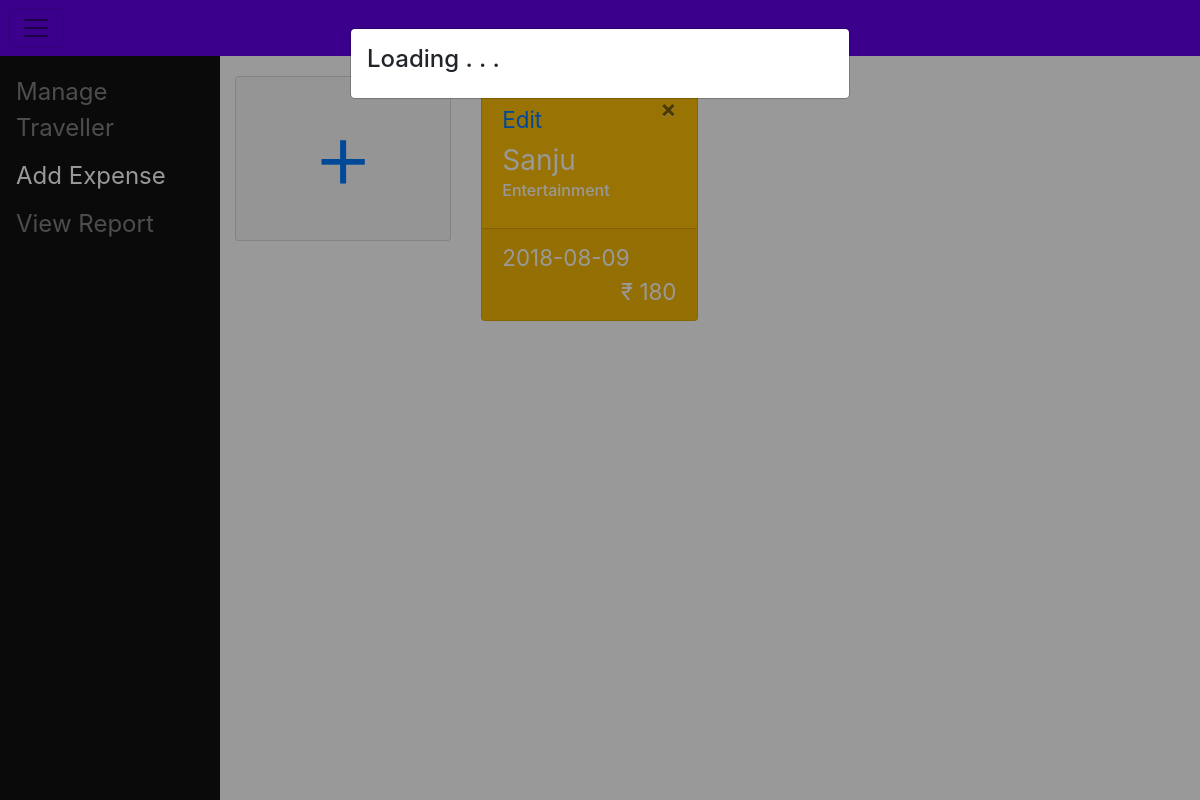
/manage_trip.php?t_id=68 (signed in), run on the app's committed database.
### tables this page shows
CREATE TABLE `trip_expenese` (
  `ex_id` int(11) NOT NULL,
  `t_id` int(11) NOT NULL,
  `u_id` int(11) NOT NULL,
  `ex_name` varchar(45) DEFAULT NULL,
  `ex_date` date DEFAULT NULL,
  `ex_amount` decimal(10,0) DEFAULT NULL,
  `c_id` int(24) NOT NULL
);

CREATE TABLE `trip_expense_category` (
  `ex_id` int(11) NOT NULL,
  `ex_name` varchar(24) NOT NULL
);

### is_creator.php (called while the page is built)
<?php
$creator_id = $_SESSION['current_user_id'];
$trip_id = $_GET['t_id'];
include ("connection.php");
$check_creator_sql = "select distinct trip_user.u_id,trip_list.t_creator_id from trip_user INNER JOIN trip_list where trip_user.u_id = $creator_id and trip_list.t_id = $trip_id";
$result = mysqli_query($connection, $check_creator_sql);
$result = mysqli_fetch_assoc($result);
if($result['u_id'] == $result['t_creator_id']){
    $is_creator = true;
}
else{
    $is_creator = false;
}

### manage_trip.php (the view, shortened to what this page needs)
<!DOCTYPE html>
<html lang="en">
<head>
</head>
<body>
<nav class="navbar navbar-toggleable-md navbar-light bg-faded p-2" style="background-color: #6200ea; z-index: 999">
    <button class="navbar-toggler navbar-toggler-right" type="button" data-toggle="collapse"
            data-target="#navbarSupportedContent" ariacontrols="navbarSupportedContent" aria-expanded="false"
            aria-label="Toggle navigation">
        <span class="navbar-toggler-icon"></span>
    </button>
            <?php
            include("is_creator.php");
                ?>
</nav>
<div class="sidenav"><br/><br/>
    <?php
    include("is_creator.php");
    if($is_creator === true){
        ?>
        <a href="manage_travellers.php?t_id=<?= $_GET['t_id'] ?>" id="manageTravellerLink">Manage Traveller</a>
    <?php
    }
    ?>
    <a href="#" class="active">Add Expense</a>
    <a href="report_trip.php?t_id=<?= $_GET['t_id'] ?>">View Report</a>
</div>
<div class="main">
    <div class="row">
        <div class="col-xl-3 col-sm-6" onclick='clearForm();triggerAddExpense()'>
            <a href="#" data-toggle="modal" data-target="#myModal">
                <div class="card text-white bg-light o-hidden">
                    <div class="card-body">
                        <div><h1 class="display-1 text-center text-primary">+</h1></div>
                    </div>
                </div>
            </a>
        </div>
        <?php
        include('connection.php');
        $trip_id = $_GET['t_id'];
        $current_user_id = $_SESSION['current_user_id'];
        $select_expense_sql = "select * from trip_expenese where u_id = $current_user_id and t_id = $trip_id";
        if ($result = mysqli_query($connection, $select_expense_sql)) {
            if (mysqli_num_rows($result) > 0) {
                while ($row = mysqli_fetch_array($result)) {
                    $expense_id = $row['ex_id'];
                    $expense_name = $row['ex_name'];
                    $expense_amount = $row['ex_amount'];
                    $expense_date = $row['ex_date'];
                    $ex_cat = $row['c_id'];
                    $category_name_sql = "select distinct ex_name,ex_id from trip_expense_category where ex_id = $ex_cat";
                    $result_name_sql = mysqli_query($connection, $category_name_sql);
                    $result_name_sql = mysqli_fetch_assoc($result_name_sql);
                    $cat_name = "";
                    $cat_id = $result_name_sql['ex_id'];
                    if ($result_name_sql > 0) {
                        $cat_name = $result_name_sql['ex_name'];
                    } else {
                        echo "<script>console.log('%c Category error! ', 'background: white; color: Green');</script>";
                        exit();
                    }
                    echo "
<div class=\"col-xl-3 col-sm-6 mb-2\" id='_$expense_id'>
            <div class=\"card text-white bg-warning o-hidden h-100\">
                <div class=\"card-body\">
                            <a href='./remove_trip_expense.php?t_id=$trip_id&expense_id=$expense_id'><button type=\"submit\" class=\"close btn\" aria-label=\"Close\">
  <span aria-hidden=\"true\" >&times;</span>
</button></a>
<a href=\"#\" data-toggle=\"modal\" data-target=\"#myModal\" class='small' onclick='populate_expense($expense_id);triggerUpdateExpense($expense_id)' >Edit</a>
                    <!--<div class=\"card-body-icon\" style='z-index: 0;'>
                        <i class=\"fas fa-fw fa-list\"></i>
                    </div>-->
                    <div class=\"mr-5\" id='__expense_name'>$expense_name </div><div  id='__expense_category' name='$cat_id'><h6>$cat_name</h6></div>
                </div>
                <a class=\"card-footer text-white clearfix small z-1\" href=\"#\">
                    <span class=\"float-left\" id=\"__expense_date\">$expense_date</span>
                    <span class=\"float-right\" id='__expense_amount'>&#8377; $expense_amount </span>
                </a>
            </div>
        </div>";
                }
            }
        }
        ?>
    </div>
</div>
<div class="modal fade" id="alert_message">
    <div class="modal-dialog">
        <div class="modal-content">
            <div class="modal-body">
                <h4 id="alert_message_content">Loading . . .</h4>
            </div>
        </div>
    </div>
</div>
</body>
</html>

### css/sb-admin.css (style rules this page uses)
html { position: relative; min-height: 100%; }
body { height: 100%; }
.o-hidden { overflow: hidden !important; }
.z-1 { z-index: 1; }
:root { --input-padding-x: 0.75rem; --input-padding-y: 0.75rem; }

### manage_trip.php (style rules this page uses)
.sidenav { height: 100%; width: 220px; position: fixed; z-index: 1; top: 0; left: 0; background-color: #111; overflow-x: hidden; padding-top: 20px; }
.sidenav a { padding: 6px 8px 6px 16px; text-decoration: none; font-size: 24px; color: #818181; display: block; }
.main { margin-left: 225px; margin-top: 20px; font-size: 28px; padding: 0px 10px; }
.active { color: #fff !important; }
.fade.in { opacity: 1; }
.modal.in .modal-dialog { -webkit-transform: translate(0, 0); -o-transform: translate(0, 0); transform: translate(0, 0); }

### data on the page
trip_expenese: ex_name "Sanju", c.ex_name "Entertainment", ex_date "2018-08-09", ex_amount "180"
